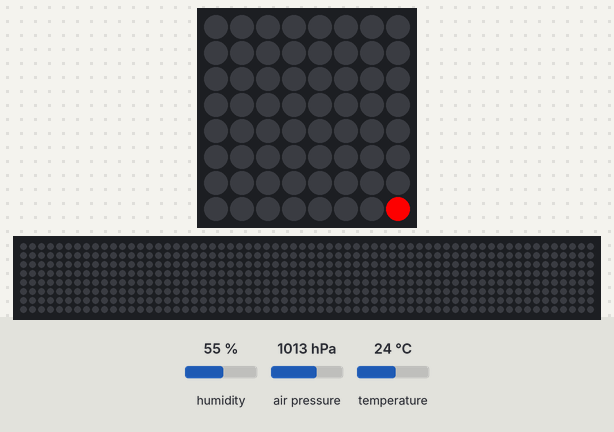
A program run on a simulated Raspberry Pi (BCM pin numbers) with a Sense HAT. Parts: the Sense HAT's 8×8 RGB LED matrix, a strip that is not on the board, showing the scrolling text unrolled. The inputs (shaded band) are chosen by the test bench; at power-on: air pressure 1013 hPa, temperature 24 °C, humidity 55 %. The 64×8 strip is a reading aid, not a part: it shows the text the matrix is scrolling, unrolled, one strip-width of it at a time. At 36.0 s the program stops and its outputs stay as they are.

Above: at 1.2 s.
1.3 s: air pressure set to 952 hPa
At 2.9 s:
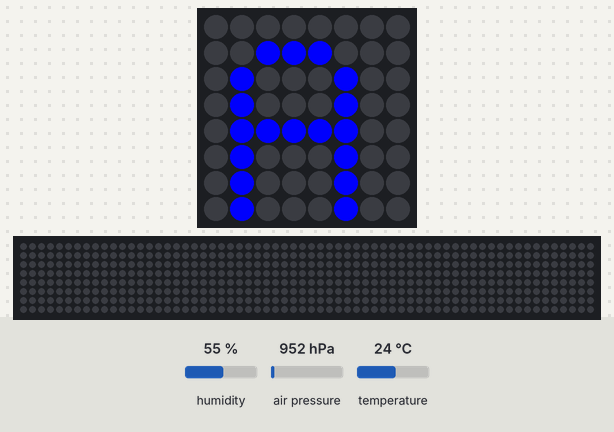
At 11.64 s:
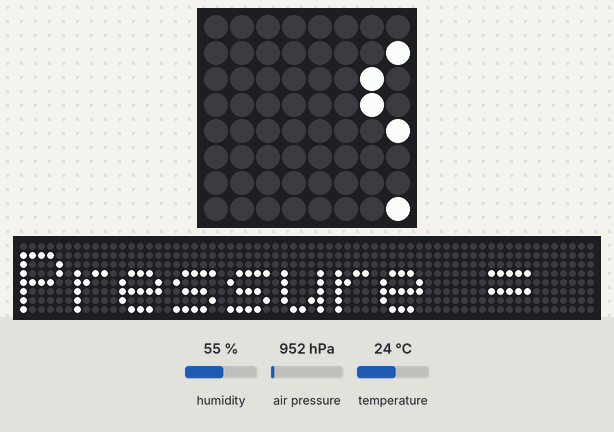
16.4 s: temperature set to 12 °C
At 22.38 s:
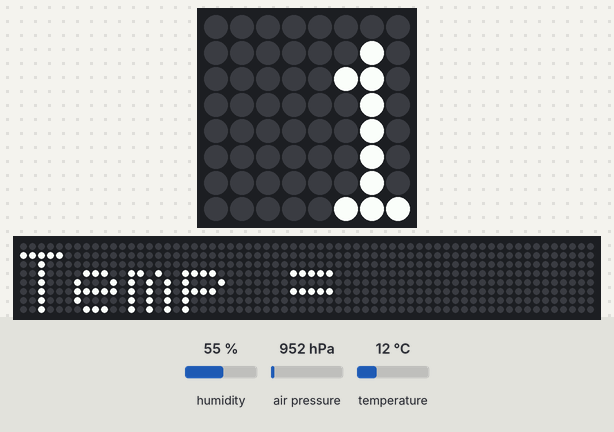

Measured:
- what the display in image 1 shows lasts 2.0 s, from 2.0 s to 4.0 s

The program:

SenseHat_Expt1_Environment.py
```python
"""
==== Prof. Kartik V. Bulusu
==== MAE Department, SEAS GWU
==== Description
======== This program incorporates the RaspberryPi SenseHat sensors and library
============ SenseHat documentation: https://www.raspberrypi.com/documentation/accessories/sense-hat.html
======== It has been written exclusively for CS1010 & APSC1001 students in GWU.
======== It may not be used for any other purposes unless author's prior permission is aquired.
"""

# =========== IMPORT MODULES THAT WORK WITH SENSE HAT ========================

from sense_hat import SenseHat
import time

sense = SenseHat()

# =========== GET THE SENSE HAT TO LIGHT UP ONE LED ==========================

sense.set_pixel(7,7,255,0,0)
time.sleep(2)
sense.clear()

# =========== DISPLAY ONE ALPHABET ON THE LED MATRIX =========================

sense.show_letter("A", text_colour=[0,0,255])
time.sleep(2)
sense.clear()

# =========== ENVIRONMENTAL SENSING =============================
timeElapsed = 0

while timeElapsed < 2:
        t = sense.get_temperature()
        p = sense.get_pressure()
        h = sense.get_humidity()

        t = round(t,1)
        p = round(p,1)
        h = round(h,1)

        msg = "Temp = %s C, Pressure = %s mbar, Humidity =%s" % (t, p, h)

        sense.show_message(msg, scroll_speed=0.05)

        time.sleep(1)
        timeElapsed = timeElapsed+1

        sense.clear()
```
